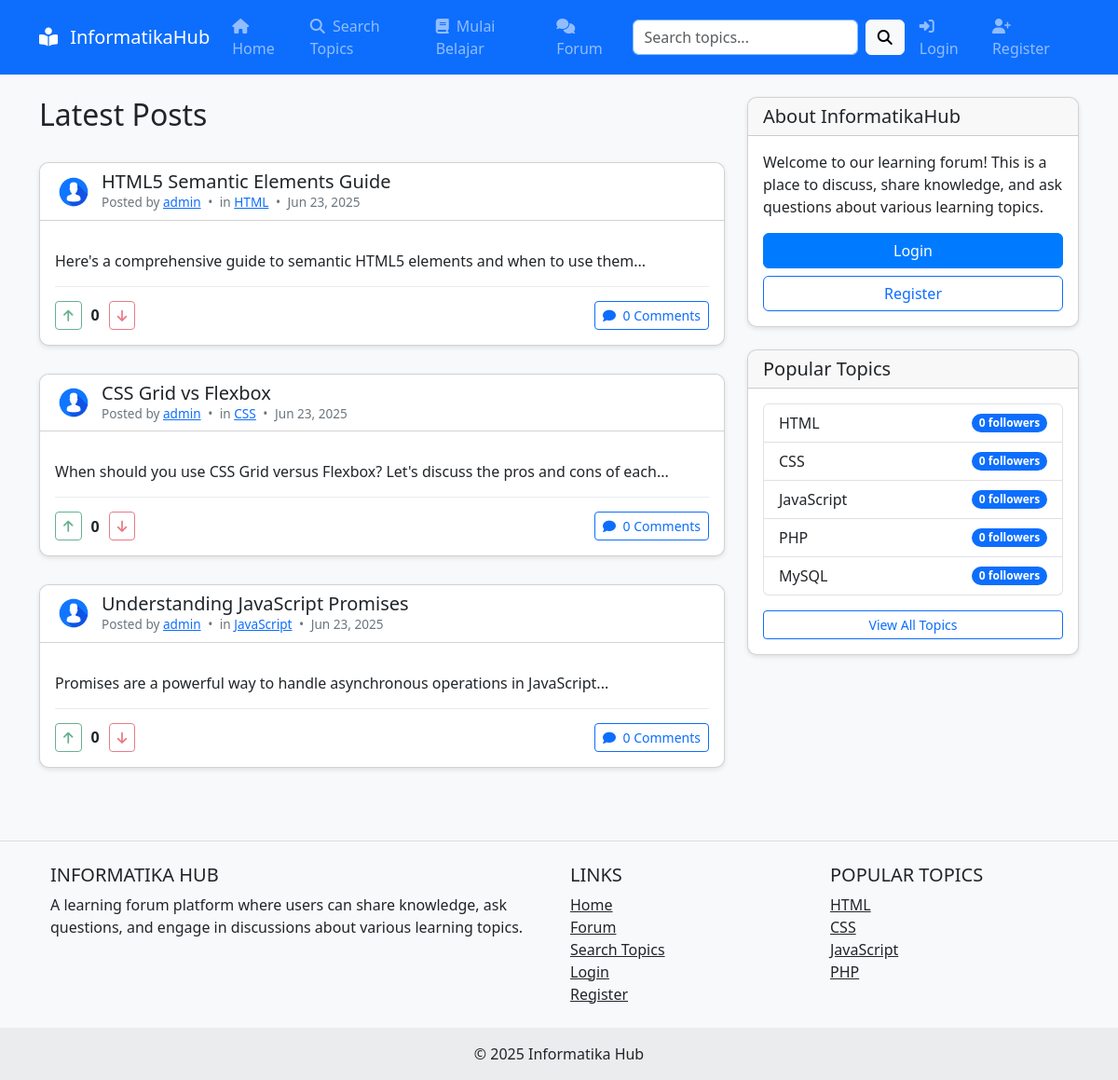
/forum.php, run on the app's committed database.
### tables this page shows
CREATE TABLE IF NOT EXISTS posts (
    post_id INT AUTO_INCREMENT PRIMARY KEY,
    user_id INT,
    topic_id INT,
    title VARCHAR(255) NOT NULL,
    content TEXT,
    media_url VARCHAR(255),
    media_type ENUM('image', 'video', 'none') DEFAULT 'none',
    upvotes INT DEFAULT 0,
    downvotes INT DEFAULT 0,
    created_at TIMESTAMP DEFAULT CURRENT_TIMESTAMP,
    updated_at TIMESTAMP DEFAULT CURRENT_TIMESTAMP ON UPDATE CURRENT_TIMESTAMP,
    FOREIGN KEY (user_id) REFERENCES users(user_id) ON DELETE SET NULL,
    FOREIGN KEY (topic_id) REFERENCES topic_spaces(topic_id) ON DELETE CASCADE
);

CREATE TABLE IF NOT EXISTS users (
    user_id INT AUTO_INCREMENT PRIMARY KEY,
    username VARCHAR(50) NOT NULL UNIQUE,
    email VARCHAR(100) NOT NULL UNIQUE,
    password VARCHAR(255) NOT NULL,
    profile_image VARCHAR(255) DEFAULT 'default.jpg',
    bio TEXT,
    is_moderator BOOLEAN DEFAULT FALSE,
    created_at TIMESTAMP DEFAULT CURRENT_TIMESTAMP,
    updated_at TIMESTAMP DEFAULT CURRENT_TIMESTAMP ON UPDATE CURRENT_TIMESTAMP
);

CREATE TABLE IF NOT EXISTS topic_spaces (
    topic_id INT AUTO_INCREMENT PRIMARY KEY,
    topic_name VARCHAR(100) NOT NULL UNIQUE,
    description TEXT,
    created_by INT,
    created_at TIMESTAMP DEFAULT CURRENT_TIMESTAMP,
    updated_at TIMESTAMP DEFAULT CURRENT_TIMESTAMP ON UPDATE CURRENT_TIMESTAMP,
    FOREIGN KEY (created_by) REFERENCES users(user_id) ON DELETE SET NULL
);

### config/database.php (called while the page is built, shortened)
<?php
function getDbConnection() {
    $conn = new mysqli(DB_HOST, DB_USER, DB_PASS, DB_NAME);
    return $conn;
}
function executeQuery($sql) {
    $conn = getDbConnection();
    $result = $conn->query($sql);
    return $result;
}

### config/config.php (called while the page is built, shortened)
<?php
function isLoggedIn() {
    return isset($_SESSION['user_id']) && !empty($_SESSION['user_id']);
}
require_once 'database.php';

### forum.php (the view, shortened to what this page needs)
<?php
require_once 'config/config.php';
$posts = [];
$sql = "SELECT p.*, u.username, u.profile_image, t.topic_name,
            (SELECT COUNT(*) FROM comments WHERE post_id = p.post_id) as comments_count
            FROM posts p
            JOIN users u ON p.user_id = u.user_id
            JOIN topic_spaces t ON p.topic_id = t.topic_id
            ORDER BY p.created_at DESC
            LIMIT 10";
$result = executeQuery($sql);
while ($row = $result->fetch_assoc()) {
    $posts[] = $row;
}
$popularTopics = [];
$sql = "SELECT t.*, COUNT(f.follow_id) as followers_count
        FROM topic_spaces t
        LEFT JOIN user_topic_follows f ON t.topic_id = f.topic_id
        GROUP BY t.topic_id
        ORDER BY followers_count DESC
        LIMIT 5";
$result = executeQuery($sql);
while ($row = $result->fetch_assoc()) {
    $popularTopics[] = $row;
}
include 'includes/header.php';
?>
<div class="row">
    <div class="col-lg-8">
        <div class="d-flex justify-content-between align-items-center mb-4">
            <h2>Latest Posts</h2>
        </div>
        <?php if (empty($posts)): ?>
            <div class="alert alert-info">
                <p>No posts found. <?php echo isLoggedIn() ? 'Follow some topics to see posts here.' : 'Please login to see personalized content.'; ?></p>
            </div>
        <?php else: ?>
            <?php foreach ($posts as $post): ?>
                <a class="biasa" href="pages/post.php?id=<?php echo $post['post_id']; ?>">
                <div class="card post-card">
                    <div class="card-header bg-white">
                        <div class="post-header">
                            <img src="<?php if (empty($post['profile_image'])) {echo 'assets/img/default.jpg'; } else { echo UPLOAD_URL . $post['profile_image']; } ?>" class="post-avatar">
                            <div>
                                <h5 class="mb-0"><?php echo $post['title']; ?></h5>
                                <div class="post-meta">
                                    <span>Posted by <a href="<?php echo SITE_URL; ?>/pages/profile.php?id=<?php echo $post['user_id']; ?>"><?php echo $post['username']; ?></a></span>
                                    <span class="mx-1">•</span>
                                    <span>in <a href="<?php echo SITE_URL; ?>/pages/topic.php?id=<?php echo $post['topic_id']; ?>"><?php echo $post['topic_name']; ?></a></span>
                                    <span class="mx-1">•</span>
                                    <span><?php echo date('M d, Y', strtotime($post['created_at'])); ?></span>
                                </div>
                            </div>
                        </div>
                    </div>
                    <div class="card-body">
                        <div class="post-content">
                            <?php
                            echo nl2br(substr($post['content'], 0, 200));
                            ?>
                        </div>
                        <div class="post-actions">
                            <div class="vote-buttons">
                                <?php
                                $userVote = '';
                                ?>
                                <button class="btn btn-sm <?php echo $userVote === 'upvote' ? 'btn-success' : 'btn-outline-success'; ?> post-vote-btn"
                                        id="post-<?php echo $post['post_id']; ?>-upvote"
                                        data-post-id="<?php echo $post['post_id']; ?>"
                                        data-vote-type="upvote"
                                        <?php echo !isLoggedIn() ? 'disabled' : ''; ?>>
                                    <i class="fas fa-arrow-up"></i>
                                </button>
                                <span class="vote-count" id="post-<?php echo $post['post_id']; ?>-votes">
                                    <?php echo $post['upvotes'] - $post['downvotes']; ?>
                                </span>
                                <button class="btn btn-sm <?php echo $userVote === 'downvote' ? 'btn-danger' : 'btn-outline-danger'; ?> post-vote-btn"
                                        id="post-<?php echo $post['post_id']; ?>-downvote"
                                        data-post-id="<?php echo $post['post_id']; ?>"
                                        data-vote-type="downvote"
                                        <?php echo !isLoggedIn() ? 'disabled' : ''; ?>>
                                    <i class="fas fa-arrow-down"></i>
                                </button>
                            </div>
                            <a href="<?php echo SITE_URL; ?>/pages/post.php?id=<?php echo $post['post_id']; ?>" class="btn btn-sm btn-outline-primary">
                                <i class="fas fa-comment me-1"></i> <?php echo $post['comments_count']; ?> Comments
                            </a>
                        </div>
                    </div>
                </div>
                </a>
            <?php endforeach; ?>
        <?php endif; ?>
    </div>
    <div class="col-lg-4">
        <div class="card mb-4">
            <div class="card-header">
                <h5 class="mb-0">About <?php echo SITE_NAME; ?></h5>
            </div>
            <div class="card-body">
                <p>Welcome to our learning forum! This is a place to discuss, share knowledge, and ask questions about various learning topics.</p>
                <?php if (!isLoggedIn()): ?>
                    <div class="d-grid gap-2">
                        <a href="<?php echo SITE_URL; ?>/pages/login.php" class="btn btn-primary">Login</a>
                        <a href="<?php echo SITE_URL; ?>/pages/register.php" class="btn btn-outline-primary">Register</a>
                    </div>
                <?php endif; ?>
            </div>
        </div>
        <div class="card">
            <div class="card-header">
                <h5 class="mb-0">Popular Topics</h5>
            </div>
            <div class="card-body">
                <?php if (empty($popularTopics)): ?>
                    <p>No topics found.</p>
                <?php else: ?>
                    <div class="list-group">
                        <?php foreach ($popularTopics as $topic): ?>
                            <a href="<?php echo SITE_URL; ?>/pages/topic.php?id=<?php echo $topic['topic_id']; ?>" class="list-group-item list-group-item-action d-flex justify-content-between align-items-center">
                                <?php echo $topic['topic_name']; ?>
                                <span class="badge bg-primary rounded-pill"><?php echo $topic['followers_count']; ?> followers</span>
                            </a>
                        <?php endforeach; ?>
                    </div>
                    <div class="mt-3">
                        <a href="<?php echo SITE_URL; ?>/pages/search.php" class="btn btn-outline-primary btn-sm w-100">View All Topics</a>
                    </div>
                <?php endif; ?>
            </div>
        </div>
    </div>
</div>
<?php
include 'includes/footer.php';
?>

### data on the page
posts: user.profile_image (placeholder picture), title "HTML5 Semantic Elements Guide", user.username "admin", topic.topic_name "HTML", created_at "Jun 23, 2025", content "Here's a comprehensive guide to semantic HTML5 elements and when to use them...", $post['upvotes']-$post['downvotes'] "0", comments_count "0"
posts: user.profile_image (placeholder picture), title "CSS Grid vs Flexbox", user.username "admin", topic.topic_name "CSS", created_at "Jun 23, 2025", content "When should you use CSS Grid versus Flexbox? Let's discuss the pros and cons of each...", $post['upvotes']-$post['downvotes'] "0", comments_count "0"
posts: user.profile_image (placeholder picture), title "Understanding JavaScript Promises", user.username "admin", topic.topic_name "JavaScript", created_at "Jun 23, 2025", content "Promises are a powerful way to handle asynchronous operations in JavaScript...", $post['upvotes']-$post['downvotes'] "0", comments_count "0"
topic_spaces: topic_name "HTML", followers_count "0"
topic_spaces: topic_name "CSS", followers_count "0"
topic_spaces: topic_name "JavaScript", followers_count "0"
topic_spaces: topic_name "PHP", followers_count "0"
topic_spaces: topic_name "MySQL", followers_count "0"

### other printed values
SITE_NAME "InformatikaHub"
